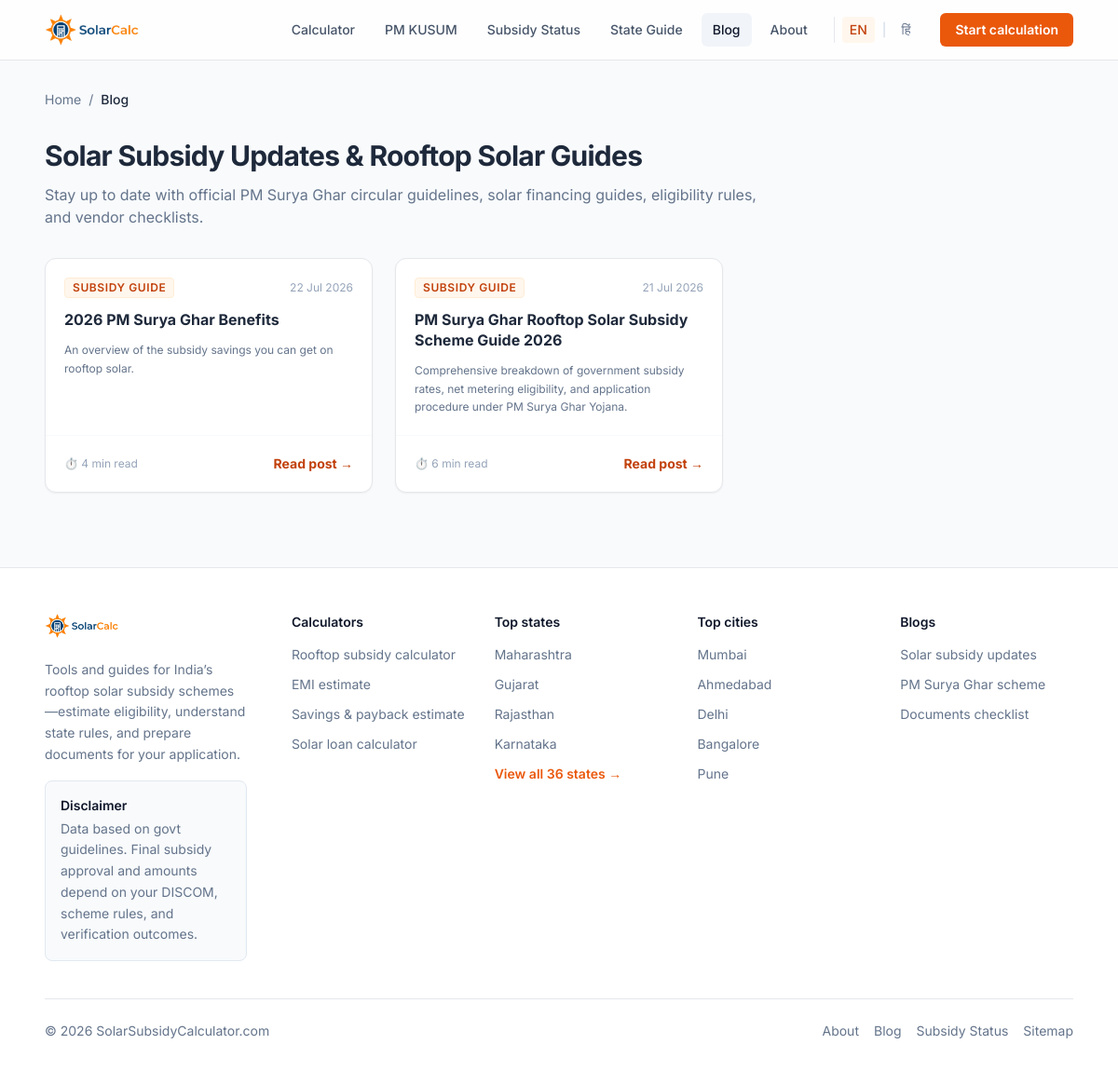
/blog/index.php, run on the app's committed database.
### tables this page shows
CREATE TABLE `blogs` (
  `id` varchar(64) NOT NULL,
  `title` varchar(255) NOT NULL,
  `slug` varchar(255) NOT NULL,
  `category` varchar(100) NOT NULL,
  `description` text DEFAULT NULL,
  `content` longtext NOT NULL,
  `cover_image` varchar(255) DEFAULT NULL,
  `reading_time` varchar(50) NOT NULL DEFAULT '5 min',
  `author` varchar(100) NOT NULL DEFAULT 'Solar Expert',
  `is_published` tinyint(1) NOT NULL DEFAULT 1,
  `created_at` datetime NOT NULL,
  `updated_at` datetime NOT NULL
);

### bootstrap.php (called while the page is built, shortened)
<?php
spl_autoload_register(function ($class) {
    if (strpos($class, 'Config\\') === 0) {
        $base_dir = __DIR__ . '/config/';
        $relative_class = substr($class, 7);
        $file = $base_dir . str_replace('\\', '/', $relative_class) . '.php';
        if (file_exists($file)) {
            return;
        }
    }
    $base_dir = __DIR__ . '/src/';
    $file = $base_dir . str_replace('\\', '/', $class) . '.php';
});
function url(string $path = ''): string {
    $base = \Config\Config::SITE_URL;
    return rtrim($base, '/') . '/' . ltrim($path, '/');
}

### src/Repository/RepositoryFactory.php (called while the page is built, shortened)
<?php
class RepositoryFactory {
    public static function create(string $entity = 'lead'): object {
        $driver = strtolower(Config::DB_DRIVER);
        $isMySql = ($driver === 'mysql');
        switch (strtolower($entity)) {
            case 'blog':
            case 'blogs':
                return $isMySql ? new MySqlBlogRepository() : new JsonFileBlogRepository();
        }
    }
}

### src/Core/Database.php (called while the page is built, shortened)
<?php
class Database {
    private static ?PDO $instance = null;
    public static function getConnection(): ?PDO {
        if (self::$instance === null) {
            try {
                $dsn = sprintf(
                    "mysql:host=%s;port=%s;dbname=%s;charset=utf8mb4",
                    Config::DB_HOST,
                    Config::DB_PORT,
                    Config::DB_NAME
                );
                self::$instance = new PDO($dsn, Config::DB_USER, Config::DB_PASS, [
                    PDO::ATTR_ERRMODE => PDO::ERRMODE_EXCEPTION,
                    PDO::ATTR_DEFAULT_FETCH_MODE => PDO::FETCH_ASSOC,
                    PDO::ATTR_EMULATE_PREPARES => false,
                ]);
                self::ensureTablesExist(self::$instance);
            } catch (PDOException $e) {
                try {
                    $rootDsn = sprintf("mysql:host=%s;port=%s;charset=utf8mb4", Config::DB_HOST, Config::DB_PORT);
                    $rootPdo = new PDO($rootDsn, Config::DB_USER, Config::DB_PASS);
                    $rootPdo->exec("CREATE DATABASE IF NOT EXISTS `" . Config::DB_NAME . "` DEFAULT CHARACTER SET utf8mb4 COLLATE utf8mb4_unicode_ci;");
                    self::$instance = new PDO($dsn, Config::DB_USER, Config::DB_PASS, [
                        PDO::ATTR_ERRMODE => PDO::ERRMODE_EXCEPTION,
                        PDO::ATTR_DEFAULT_FETCH_MODE => PDO::FETCH_ASSOC,
                        PDO::ATTR_EMULATE_PREPARES => false,
                    ]);
                    self::ensureTablesExist(self::$instance);
                } catch (PDOException $ex) {
                    error_log("Database Connection Error: " . $ex->getMessage());
                    return null;
                }
            }
        }
        return self::$instance;
    }
    private static function ensureTablesExist(PDO $pdo): void {
        $pdo->exec("CREATE TABLE IF NOT EXISTS `users` (
            `id` VARCHAR(64) PRIMARY KEY,
            `username` VARCHAR(50) NOT NULL UNIQUE,
            `password_hash` VARCHAR(255) NOT NULL,
            `email` VARCHAR(100) NULL,
            `role` VARCHAR(20) NOT NULL DEFAULT 'admin',
            `created_at` DATETIME NOT NULL
        ) ENGINE=InnoDB DEFAULT CHARSET=utf8mb4;");
        $stmt = $pdo->prepare("SELECT COUNT(*) FROM `users` WHERE `username` = ?");
        $stmt->execute([Config::DEFAULT_ADMIN_USER]);
        $pdo->exec("CREATE TABLE IF NOT EXISTS `blogs` (
            `id` VARCHAR(64) PRIMARY KEY,
            `title` VARCHAR(255) NOT NULL,
            `slug` VARCHAR(255) NOT NULL UNIQUE,
            `category` VARCHAR(100) NOT NULL,
            `description` TEXT NULL,
            `content` LONGTEXT NOT NULL,
            `cover_image` VARCHAR(255) NULL,
            `reading_time` VARCHAR(50) NOT NULL DEFAULT '5 min',
            `author` VARCHAR(100) NOT NULL DEFAULT 'Solar Expert',
            `is_published` TINYINT(1) NOT NULL DEFAULT 1,
            `created_at` DATETIME NOT NULL,
            `updated_at` DATETIME NOT NULL
        ) ENGINE=InnoDB DEFAULT CHARSET=utf8mb4;");
        $pdo->exec("CREATE TABLE IF NOT EXISTS `faqs` (
            `id` VARCHAR(64) PRIMARY KEY,
            `question` TEXT NOT NULL,
            `answer` TEXT NOT NULL,
            `display_order` INT NOT NULL DEFAULT 0,
            `is_active` TINYINT(1) NOT NULL DEFAULT 1,
            `category` VARCHAR(100) NOT NULL DEFAULT 'General',
            `created_at` DATETIME NOT NULL
        ) ENGINE=InnoDB DEFAULT CHARSET=utf8mb4;");
        $faqCount = (int)$pdo->query("SELECT COUNT(*) FROM `faqs`")->fetchColumn();
        $pdo->exec("CREATE TABLE IF NOT EXISTS `solar_process` (
            `id` VARCHAR(64) PRIMARY KEY,
            `step_number` INT NOT NULL,
            `title` VARCHAR(255) NOT NULL,
            `short_description` TEXT NOT NULL,
            `detailed_content` TEXT NULL,
            `icon_name` VARCHAR(50) NOT NULL DEFAULT 'check',
            `is_active` TINYINT(1) NOT NULL DEFAULT 1,
            `created_at` DATETIME NOT NULL
        ) ENGINE=InnoDB DEFAULT CHARSET=utf8mb4;");
        $procCount = (int)$pdo->query("SELECT COUNT(*) FROM `solar_process`")->fetchColumn();
        $pdo->exec("CREATE TABLE IF NOT EXISTS `daily_updates` (
            `id` VARCHAR(64) PRIMARY KEY,
            `title` VARCHAR(255) NOT NULL,
            `slug` VARCHAR(255) NOT NULL UNIQUE,
            `category` VARCHAR(100) NOT NULL DEFAULT 'Industry News',
            `snippet` TEXT NOT NULL,
            `content` LONGTEXT NOT NULL,
            `image_url` VARCHAR(255) NULL,
            `is_featured` TINYINT(1) NOT NULL DEFAULT 0,
            `published_at` DATETIME NOT NULL,
            `created_at` DATETIME NOT NULL
        ) ENGINE=InnoDB DEFAULT CHARSET=utf8mb4;");
        $newsCount = (int)$pdo->query("SELECT COUNT(*) FROM `daily_updates`")->fetchColumn();
    }
}

### src/Repository/MySqlBlogRepository.php (called while the page is built, shortened)
<?php
class MySqlBlogRepository implements IBlogRepository {
    private ?PDO $db;
    public function __construct() {
        $this->db = Database::getConnection();
    }
    public function getAll(bool $publishedOnly = true): array {
        $sql = "SELECT * FROM `blogs` " . ($publishedOnly ? "WHERE `is_published` = 1 " : "") . "ORDER BY `created_at` DESC";
        $stmt = $this->db->query($sql);
        return $stmt->fetchAll() ?: [];
    }
}

### blog/index.php (the view, shortened to what this page needs)
<?php
require_once __DIR__ . '/../templates/layout/header.php';
$posts = [];
$blogRepo = RepositoryFactory::create('blog');
$dynamicBlogs = $blogRepo->getAll(true);
foreach ($dynamicBlogs as $db) {
    $posts[] = [
        'title' => $db['title'],
        'slug' => $db['slug'],
        'category' => $db['category'] ?? 'General',
        'description' => $db['description'] ?? '',
        'readingTime' => $db['reading_time'] ?? '5 min',
        'date' => $db['created_at'] ?? date('Y-m-d'),
        'author' => $db['author'] ?? 'Solar Expert',
        'is_mdx' => false
    ];
}
usort($posts, function($a, $b) {
    return strcmp($b['date'], $a['date']);
});
?>
<div class="space-y-8 pb-12">
    <nav class="text-sm text-slate-500 mb-4">
        <ol class="flex flex-wrap items-center gap-2">
            <li><a href="<?= url('/') ?>" class="hover:text-slate-800">Home</a></li>
            <li>/</li>
            <li class="text-slate-800 font-medium">Blog</li>
        </ol>
    </nav>
    <div class="space-y-3">
        <h1 class="text-2xl font-bold tracking-tight text-slate-800 sm:text-3xl">
            Solar Subsidy Updates & Rooftop Solar Guides
        </h1>
        <p class="text-sm text-slate-500 sm:text-base max-w-3xl leading-relaxed">
            Stay up to date with official PM Surya Ghar circular guidelines, solar financing guides, eligibility rules, and vendor checklists.
        </p>
    </div>
    <div class="grid gap-6 sm:grid-cols-2 lg:grid-cols-3">
        <?php if (!empty($posts)): foreach ($posts as $post):
            $postUrl = url('blog/' . $post['slug']);
            $dateStr = date('d M Y', strtotime($post['date']));
        ?>
            <article class="rounded-xl border bg-white overflow-hidden shadow-sm flex flex-col justify-between hover:border-orange-200 hover:shadow-md transition-all">
                <div class="p-5 space-y-3">
                    <div class="flex items-center justify-between text-xs text-slate-400">
                        <span class="rounded bg-orange-50 border border-orange-100 text-orange-700 font-semibold px-2 py-0.5 uppercase tracking-wider">
                            <?= htmlspecialchars($post['category'] ?? 'Updates') ?>
                        </span>
                        <span><?= $dateStr ?></span>
                    </div>
                    <h2 class="text-base font-bold text-slate-800 hover:text-solar-700 transition-colors leading-snug">
                        <a href="<?= $postUrl ?>"><?= htmlspecialchars($post['title'] ?? '') ?></a>
                    </h2>
                    <p class="text-xs text-slate-500 line-clamp-3 leading-relaxed">
                        <?= htmlspecialchars($post['description'] ?? '') ?>
                    </p>
                </div>
                <div class="p-5 border-t border-slate-50 flex items-center justify-between text-xs text-slate-400">
                    <span>⏱️ <?= htmlspecialchars($post['readingTime'] ?? '5 min') ?> read</span>
                    <a href="<?= $postUrl ?>" class="text-sm font-bold text-solar-700 hover:underline hover:text-solar-800">
                        Read post →
                    </a>
                </div>
            </article>
        <?php endforeach; else: ?>
            <div class="sm:col-span-3 text-center py-12 text-slate-500">
                No blog posts published yet. Check back soon!
            </div>
        <?php endif; ?>
    </div>
</div>
<?php require_once __DIR__ . '/../templates/layout/footer.php'; ?>

### templates/layout/header.php (style rules this page uses)
body { font-family: 'Inter', sans-serif; }

### data on the page
blogs: category "SUBSIDY GUIDE", title "2026 PM Surya Ghar Benefits", description "An overview of the subsidy savings you can get on rooftop solar.", reading_time "4 min"
blogs: category "SUBSIDY GUIDE", title "PM Surya Ghar Rooftop Solar Subsidy Scheme Guide 2026", description "Comprehensive breakdown of government subsidy rates, net metering eligibility, and application procedure under PM Surya Ghar Yojana.", reading_time "6 min"

### other printed values
$item['label'] "Calculator"
$item['label'] "PM KUSUM"
$item['label'] "Subsidy Status"
$item['label'] "State Guide"
$item['label'] "Blog"
$item['label'] "About"
